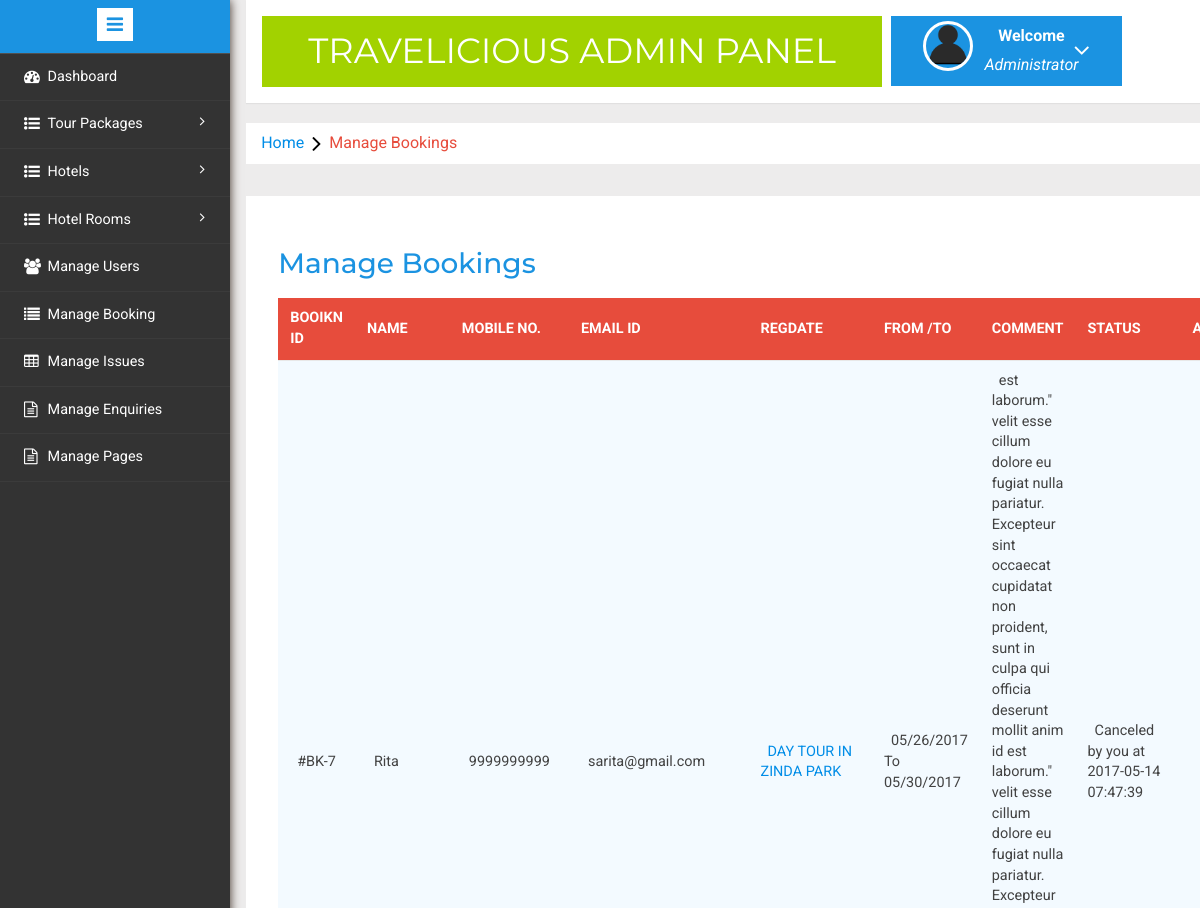
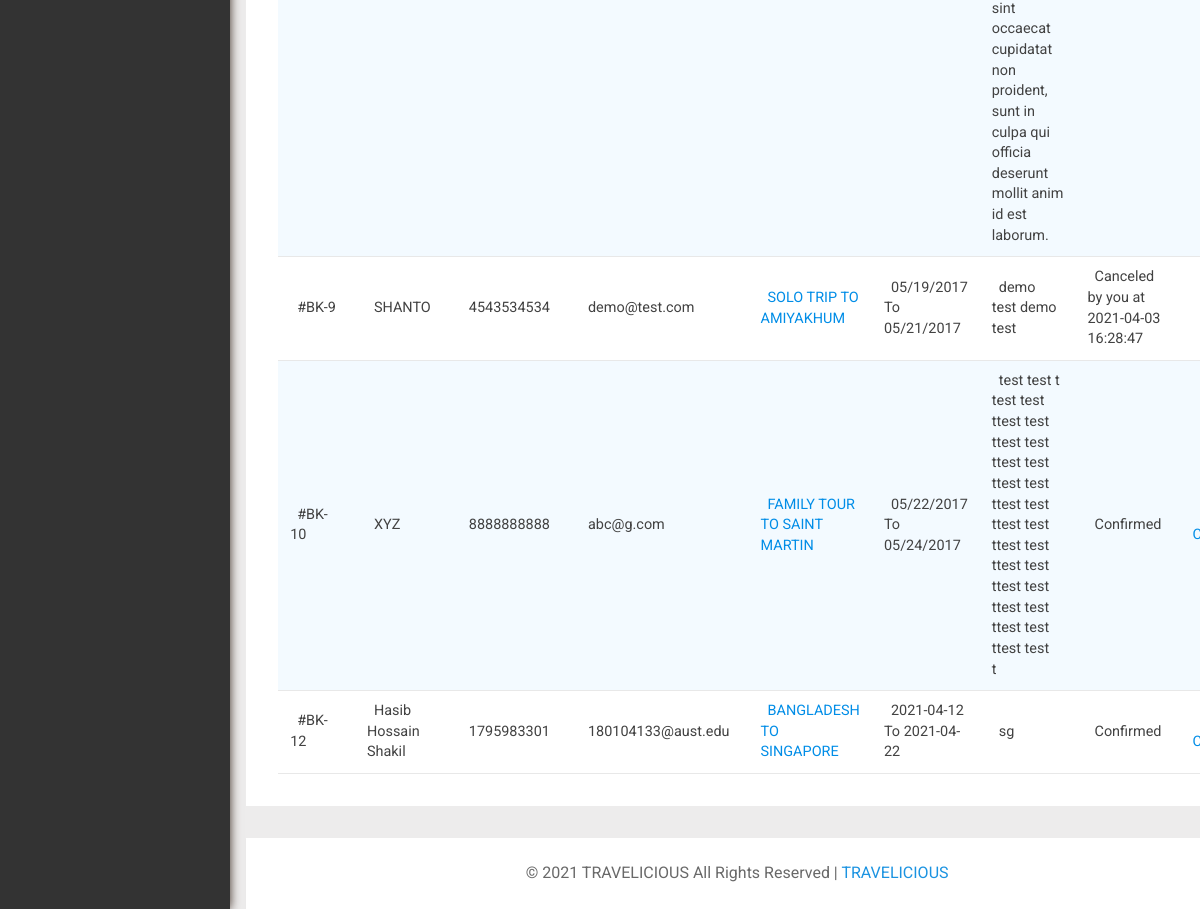
/admin/manage-bookings.php (signed in), run on the app's committed database (2 pictures, top to bottom).
### tables this page shows
CREATE TABLE `tblusers` (
  `id` int(11) NOT NULL,
  `FullName` varchar(100) DEFAULT NULL,
  `MobileNumber` char(10) DEFAULT NULL,
  `EmailId` varchar(70) DEFAULT NULL,
  `Password` varchar(100) DEFAULT NULL,
  `RegDate` timestamp NULL DEFAULT CURRENT_TIMESTAMP,
  `UpdationDate` timestamp NULL DEFAULT NULL ON UPDATE CURRENT_TIMESTAMP
);

CREATE TABLE `tblbooking` (
  `BookingId` int(11) NOT NULL,
  `PackageId` int(11) DEFAULT NULL,
  `UserEmail` varchar(100) DEFAULT NULL,
  `FromDate` varchar(100) DEFAULT NULL,
  `ToDate` varchar(100) DEFAULT NULL,
  `Comment` mediumtext,
  `RegDate` timestamp NULL DEFAULT CURRENT_TIMESTAMP,
  `status` int(11) DEFAULT NULL,
  `CancelledBy` varchar(5) DEFAULT NULL,
  `UpdationDate` timestamp NULL DEFAULT NULL ON UPDATE CURRENT_TIMESTAMP
);

CREATE TABLE `tbltourpackages` (
  `PackageId` int(11) NOT NULL,
  `PackageName` varchar(200) DEFAULT NULL,
  `PackageType` varchar(150) DEFAULT NULL,
  `PackageLocation` varchar(100) DEFAULT NULL,
  `PackagePrice` int(11) DEFAULT NULL,
  `PackageFetures` varchar(255) DEFAULT NULL,
  `PackageDetails` mediumtext,
  `PackageImage` varchar(100) DEFAULT NULL,
  `Creationdate` timestamp NULL DEFAULT CURRENT_TIMESTAMP,
  `UpdationDate` timestamp NULL DEFAULT NULL ON UPDATE CURRENT_TIMESTAMP,
  `day1image` varchar(100) DEFAULT NULL,
  `day1heading` varchar(200) DEFAULT NULL,
  `day1details` mediumtext,
  `day2image` varchar(100) DEFAULT NULL,
  `day2heading` varchar(200) DEFAULT NULL,
  `day2details` mediumtext,
  `day3image` varchar(100) DEFAULT NULL,
  `day3heading` varchar(200) DEFAULT NULL,
  `day3details` mediumtext,
  `daycount` int(11) DEFAULT NULL,
  `reviewsCount` int(11) NOT NULL
);

### admin/manage-bookings.php (the view, shortened to what this page needs)
<?php
include('includes/config.php');
if(strlen($_SESSION['alogin'])==0)
	{
header('location:index.php');
}
else{
	?>
<!DOCTYPE HTML>
<html>
<head>
<link href="css/bootstrap.min.css" rel='stylesheet' type='text/css' />
<link href="css/style.css" rel='stylesheet' type='text/css' />
<link rel="stylesheet" href="css/morris.css" type="text/css"/>
<link href="css/font-awesome.css" rel="stylesheet">
<link rel="stylesheet" type="text/css" href="css/table-style.css" />
<link rel="stylesheet" type="text/css" href="css/basictable.css" />
<link rel="stylesheet" href="css/icon-font.min.css" type='text/css' />
</head>
<body>
   <div class="page-container">
<div class="left-content">
	   <div class="mother-grid-inner">
				<?php include('includes/header.php');?>
				</div>
<ol class="breadcrumb">
                <li class="breadcrumb-item"><a href="index.html">Home</a><i class="fa fa-angle-right"></i>Manage Bookings</li>
            </ol>
<div class="agile-grids">
				<div class="agile-tables">
					<div class="w3l-table-info">
					  <h2>Manage Bookings</h2>
					    <table id="table">
						<thead>
						  <tr>
						  <th>Booikn id</th>
							<th>Name</th>
							<th>Mobile No.</th>
							<th>Email Id</th>
							<th>RegDate </th>
							<th>From /To </th>
							<th>Comment </th>
							<th>Status </th>
							<th>Action </th>
						  </tr>
						</thead>
						<tbody>
<?php $sql = "SELECT tblbooking.BookingId as bookid,tblusers.FullName as fname,tblusers.MobileNumber as mnumber,tblusers.EmailId as email,tbltourpackages.PackageName as pckname,tblbooking.PackageId as pid,tblbooking.FromDate as fdate,tblbooking.ToDate as tdate,tblbooking.Comment as comment,tblbooking.status as status,tblbooking.CancelledBy as cancelby,tblbooking.UpdationDate as upddate from tblusers join  tblbooking on  tblbooking.UserEmail=tblusers.EmailId join tbltourpackages on tbltourpackages.PackageId=tblbooking.PackageId";
$query = $dbh -> prepare($sql);
$query->execute();
$results=$query->fetchAll(PDO::FETCH_OBJ);
$cnt=1;
if($query->rowCount() > 0)
{
foreach($results as $result)
{				?>
						  <tr>
							<td>#BK-<?php echo htmlentities($result->bookid);?></td>
							<td><?php echo htmlentities($result->fname);?></td>
							<td><?php echo htmlentities($result->mnumber);?></td>
							<td><?php echo htmlentities($result->email);?></td>
							<td><a href="update-package.php?pid=<?php echo htmlentities($result->pid);?>"><?php echo htmlentities($result->pckname);?></a></td>
							<td><?php echo htmlentities($result->fdate);?> To <?php echo htmlentities($result->tdate);?></td>
								<td><?php echo htmlentities($result->comment);?></td>
								<td><?php if($result->status==0)
{
echo "Pending";
}
if($result->status==1)
{
echo "Confirmed";
}
if($result->status==2 and  $result->cancelby=='a')
{
echo "Canceled by you at " .$result->upddate;
}
?></td>
<?php if($result->status==2)
{
	?><td>Cancelled</td>
<?php } else {?>
<td> <a href="manage-bookings.php?bckid=<?php echo htmlentities($result->bookid);?>" onclick="return confirm('Do you really want to cancel booking')" >Confirm</a></td>
<?php }?>
						  </tr>
						 <?php $cnt=$cnt+1;} }?>
						</tbody>
					  </table>
					</div>
			</div>
<?php include('includes/footer.php');?>
</div>
</div>
						<?php include('includes/sidebarmenu.php');?>
							</div>
</body>
</html>
<?php } ?>

### admin/css/table-style.css (style rules this page uses)
table { background: white; border-collapse: collapse; margin: 1.25em 0 0; width: 100%; }
table tr, table th, table td { border: none; border-bottom: 1px solid #e8e8e8; font-size: .95em; }
table th, table td { padding: 10px 12px; text-align: left; }
table th { background: #e74c3c; color: #fff; text-transform: uppercase; }
table tr td { background: #f3faff; color: #424242; }
table tr:nth-of-type(2n+2) td { background: #ffffff; }
table { width: 100%; }

### data on the page
tblusers: tblbooking.BookingId "7", FullName "Rita", MobileNumber "9999999999", EmailId "sarita@gmail.com", tbltourpackages.PackageName "DAY TOUR IN ZINDA PARK", tblbooking.FromDate "05/26/2017", tblbooking.ToDate "05/30/2017", tblbooking.Comment "est laborum.\" velit esse cillum dolore eu fugiat nulla pariatur. Excepteur sint occaecat cupidatat non proident, sunt in culpa qui officia deserunt mollit anim id est laborum.\" velit esse cillum dolore eu fugiat nulla pariatur. Excepteur sint occaecat cupidatat non proident, sunt in culpa qui officia deserunt mollit anim id est laborum.", tblbooking.UpdationDate "2017-05-14 07:47:39"
tblusers: tblbooking.BookingId "9", FullName "SHANTO", MobileNumber "4543534534", EmailId "demo@test.com", tbltourpackages.PackageName "SOLO TRIP TO AMIYAKHUM", tblbooking.FromDate "05/19/2017", tblbooking.ToDate "05/21/2017", tblbooking.Comment "demo test demo test", tblbooking.UpdationDate "2021-04-03 16:28:47"
tblusers: tblbooking.BookingId "10", FullName "XYZ", MobileNumber "8888888888", EmailId "abc@g.com", tbltourpackages.PackageName "FAMILY TOUR TO SAINT MARTIN", tblbooking.FromDate "05/22/2017", tblbooking.ToDate "05/24/2017", tblbooking.Comment "test test t test test ttest test ttest test ttest test ttest test ttest test ttest test ttest test ttest test ttest test ttest test ttest test ttest test t", shows "Confirmed"
tblusers: tblbooking.BookingId "12", FullName "Hasib Hossain Shakil", MobileNumber "1795983301", EmailId "180104133@aust.edu", tbltourpackages.PackageName "BANGLADESH TO SINGAPORE", tblbooking.FromDate "2021-04-12", tblbooking.ToDate "2021-04-22", tblbooking.Comment "sg", shows "Confirmed"
